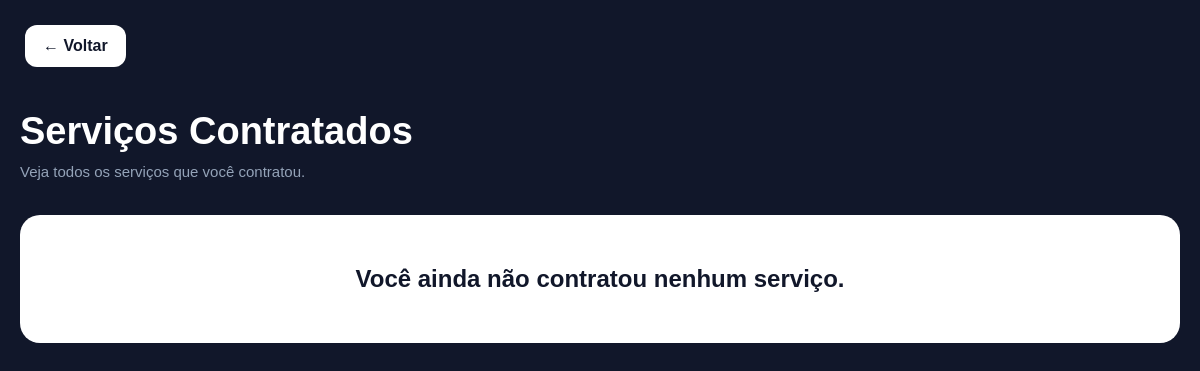
Before: /frontend/public/Cliente/servicos-contratados.php (signed in) with the older database file.
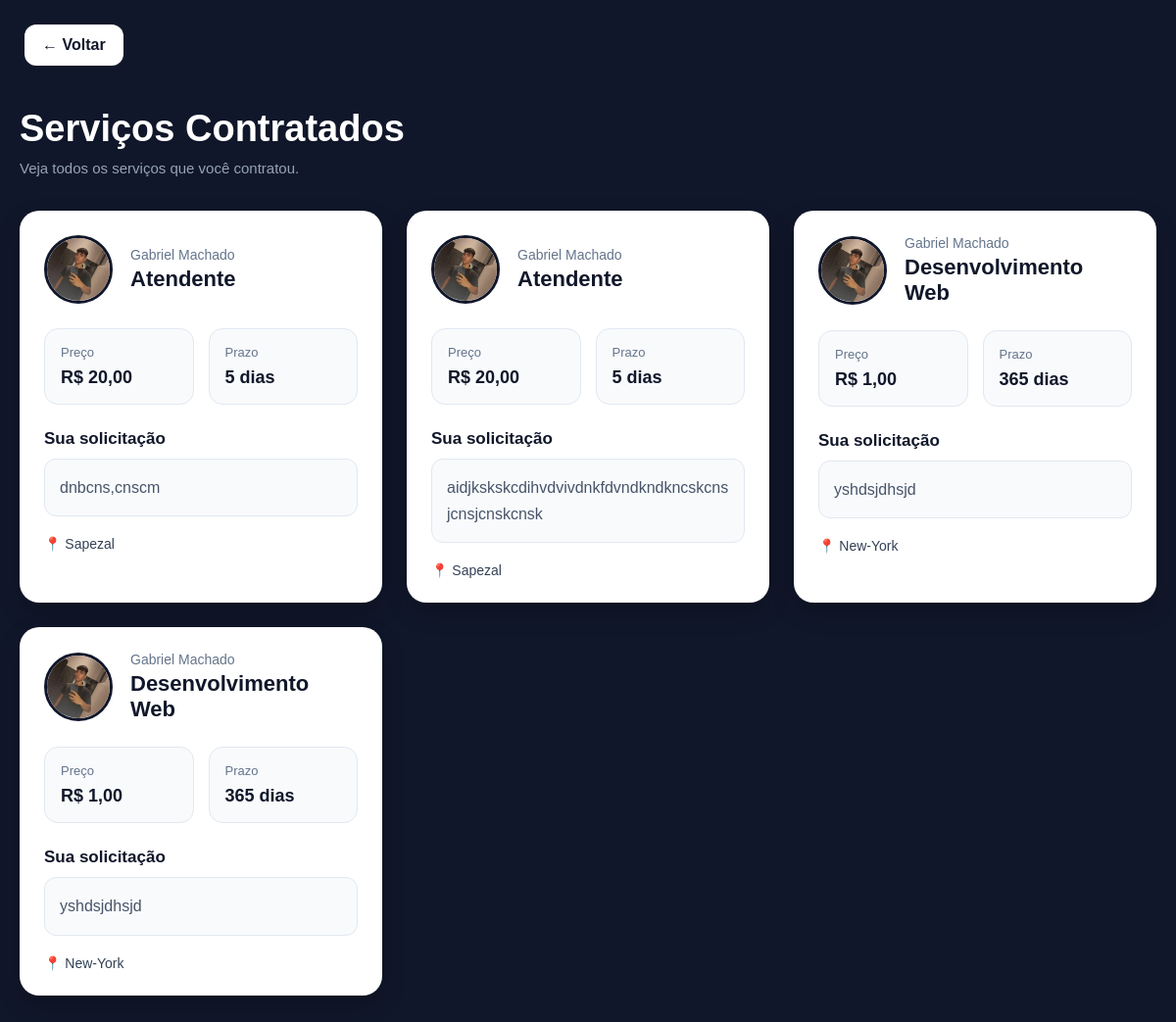
After: the same page with the newer database file.
### tables this page shows
CREATE TABLE `contratacoes` (
  `id` int(11) NOT NULL,
  `cliente_id` int(11) NOT NULL,
  `servico_id` int(11) NOT NULL,
  `mensagem` text DEFAULT NULL,
  `status` varchar(50) DEFAULT 'Pendente',
  `criado_em` timestamp NOT NULL DEFAULT current_timestamp()
);

CREATE TABLE `usuarios` (
  `id` int(11) NOT NULL,
  `nome` varchar(100) NOT NULL,
  `email` varchar(255) NOT NULL,
  `senha` varchar(255) NOT NULL,
  `telefone` varchar(20) DEFAULT NULL,
  `tipo` enum('cliente','prestador','admin') DEFAULT 'cliente',
  `criado_em` timestamp NOT NULL DEFAULT current_timestamp(),
  `foto` varchar(255) DEFAULT NULL
);

CREATE TABLE `servicos` (
  `id` int(11) NOT NULL,
  `usuario_id` int(11) NOT NULL,
  `categoria_id` int(11) NOT NULL,
  `nome_servico` varchar(255) NOT NULL,
  `descricao` varchar(255) DEFAULT NULL,
  `preco` decimal(10,2) NOT NULL,
  `prazo` int(11) NOT NULL,
  `localizacao` varchar(255) DEFAULT NULL,
  `criado_em` timestamp NOT NULL DEFAULT current_timestamp()
);

### frontend/public/Cliente/servicos-contratados.php (the view, shortened to what this page needs)
<?php
require_once "C:/Turma2/xampp/htdocs/catalogo-servicos/backend/app/database/database.php";
$clienteId = $_SESSION['usuario']['id'];
$sql = "
    SELECT
        contratacoes.*,
        servicos.nome_servico,
        servicos.preco,
        servicos.prazo,
        servicos.localizacao,
        usuarios.nome AS prestador,
        usuarios.foto
    FROM contratacoes
    INNER JOIN servicos
        ON contratacoes.servico_id = servicos.id
    INNER JOIN usuarios
        ON servicos.usuario_id = usuarios.id
    WHERE contratacoes.cliente_id = ?
    ORDER BY contratacoes.id DESC
";
$stmt = $pdo->prepare($sql);
$stmt->execute([$clienteId]);
$contratacoes = $stmt->fetchAll(PDO::FETCH_ASSOC);
?>
<!DOCTYPE html>
<html lang="pt-br">
<head>
    <link
        rel="stylesheet"
        href="../css/servicos-contratados.css">
</head>
<body>
    <a href="../home.php" class="btn-back">
        ← Voltar
    </a>
    <div class="container">
        <div class="top-page">
            <h1>
                Serviços Contratados
            </h1>
            <p>
                Veja todos os serviços que você contratou.
            </p>
        </div>
        <?php if (!empty($contratacoes)): ?>
            <div class="grid">
                <?php foreach ($contratacoes as $c): ?>
                    <div class="card">
                        <div class="top-card">
                            <img
                                src="<?= !empty($c['foto']) ? '../' . $c['foto'] : '../img/user.jpg' ?>"
                                class="foto">
                            <div>
                                <span class="prestador">
                                    <?= htmlspecialchars($c['prestador']) ?>
                                </span>
                                <h2>
                                    <?= htmlspecialchars($c['nome_servico']) ?>
                                </h2>
                            </div>
                        </div>
                        <div class="info-area">
                            <div class="info-box">
                                <span>Preço</span>
                                <strong>
                                    R$ <?= number_format(
                                            $c['preco'],
                                            2,
                                            ',',
                                            '.'
                                        ) ?>
                                </strong>
                            </div>
                            <div class="info-box">
                                <span>Prazo</span>
                                <strong>
                                    <?= $c['prazo'] ?> dias
                                </strong>
                            </div>
                        </div>
                        <div class="mensagem">
                            <h3>
                                Sua solicitação
                            </h3>
                            <p>
                                <?= htmlspecialchars($c['mensagem']) ?>
                            </p>
                        </div>
                        <div class="localizacao">
                            📍 <?= htmlspecialchars($c['localizacao']) ?>
                        </div>
                    </div>
                <?php endforeach; ?>
            </div>
        <?php else: ?>
            <div class="empty">
                <h2>
                    Você ainda não contratou nenhum serviço.
                </h2>
            </div>
        <?php endif; ?>
    </div>
</body>
</html>

Changed rows visible on the page:
added contratacoes: usuarios.foto (picture), usuarios.nome "Gabriel Machado", servico.nome_servico "Atendente", servico.preco "20,00", servico.prazo "5", mensagem "dnbcns,cnscm", servico.localizacao "Sapezal"
added contratacoes: usuarios.foto (picture), usuarios.nome "Gabriel Machado", servico.nome_servico "Atendente", servico.preco "20,00", servico.prazo "5", mensagem "aidjkskskcdihvdvivdnkfdvndkndkncskcnsjcnsjcnskcnsk", servico.localizacao "Sapezal"
added contratacoes: usuarios.foto (picture), usuarios.nome "Gabriel Machado", servico.nome_servico "Desenvolvimento Web", servico.preco "1,00", servico.prazo "365", mensagem "yshdsjdhsjd", servico.localizacao "New-York"
added contratacoes: usuarios.foto (picture), usuarios.nome "Gabriel Machado", servico.nome_servico "Desenvolvimento Web", servico.preco "1,00", servico.prazo "365", mensagem "yshdsjdhsjd", servico.localizacao "New-York"
Other visible differences:
text no longer shown: "Você ainda não contratou nenhum serviço."
